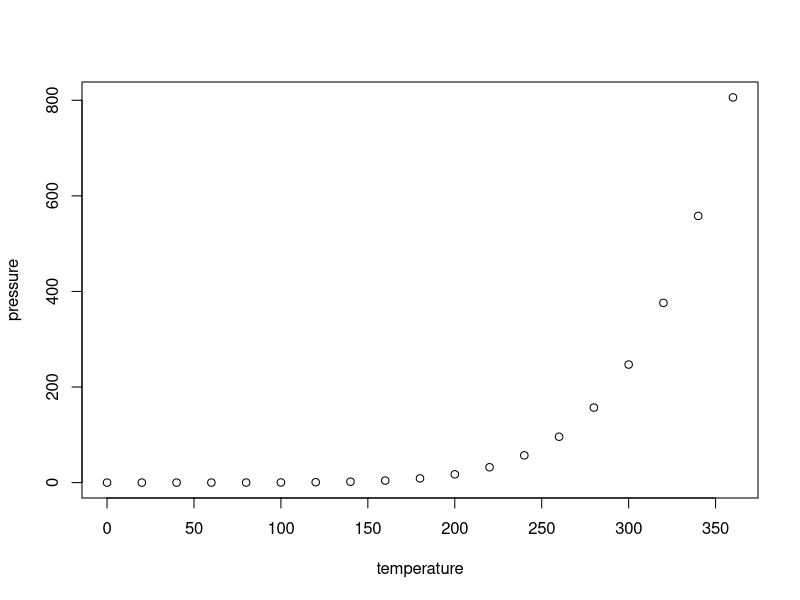
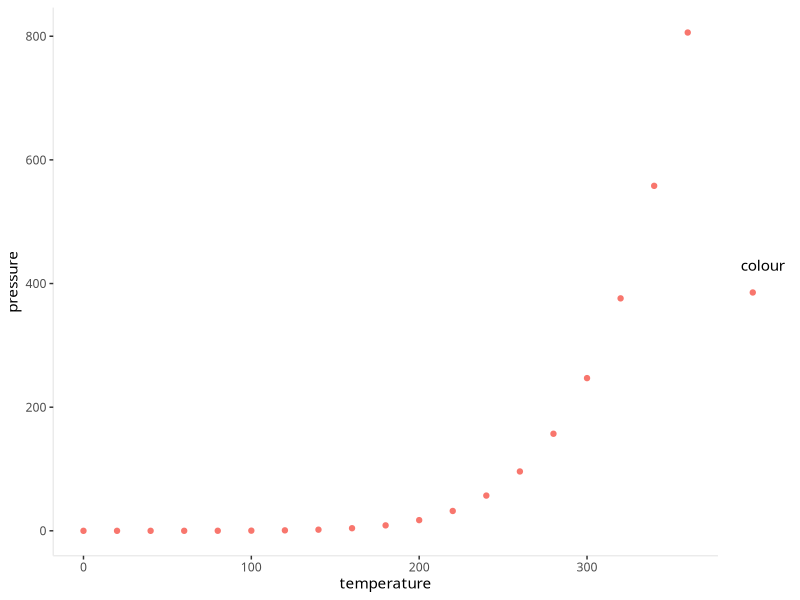

These figures' R source, in order:
## ---- chunk 1
knitr::opts_chunk$set(echo = TRUE, fig.align="center")
## ---- chunk 2
summary(cars)
## ---- chunk 3
str(cars)
## ---- chunk 4
plot(pressure)
## ---- chunk 5
require(ggplot2)
require(plotly)

hhj_theme <- theme_classic(base_family="NanumGothic") +
  theme(#axis.text.x = element_text(angle = 45),
    strip.background = element_rect(colour = "white", fill = "white"), 
    axis.line = element_line(colour = "#EBEBEB"), 
    panel.spacing = unit(1, "lines")
  )

theme_set(hhj_theme)
## ---- chunk 6
p <- ggplot(pressure, aes(temperature, pressure, color = "")) +
  geom_point()

p
